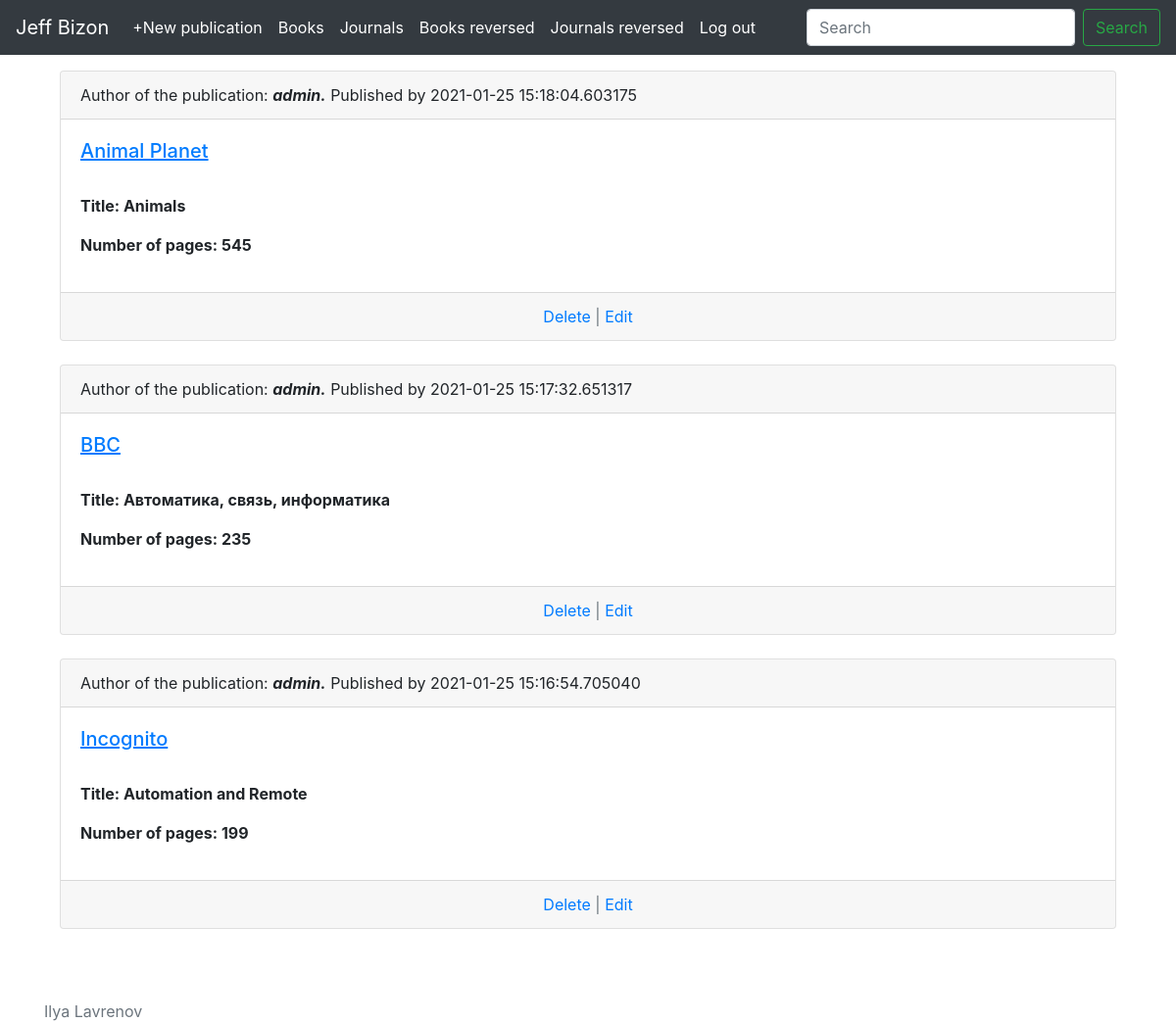
The page /journals/journals_reversed (signed in) on the database its author committed.
### app/models.py (models this page shows, shortened)
class Journal(db.Model):
    id = db.Column(db.Integer, primary_key=True)
    created = db.Column(db.DateTime, index=True, default=datetime.now)
    title = db.Column(db.String(150))
    editor = db.Column(db.String(200))
    page_amount = db.Column(db.Integer)
    user_id = db.Column(db.Integer, db.ForeignKey('user.id'))

class User(UserMixin, db.Model):
    id = db.Column(db.Integer, primary_key=True)
    username = db.Column(db.String(64), index=True, unique=True)
    first_name = db.Column(db.String(100))
    last_Name = db.Column(db.String(100))
    age = db.Column(db.Integer)
    email = db.Column(db.String(120), index=True, unique=True)
    password_hash = db.Column(db.String(128))
    books = db.relationship('Book', backref='book_owner', lazy='dynamic')
    journals = db.relationship('Journal', backref='journal_owner', lazy='dynamic')

### app/routes.py (the view)
@app.route('/journals/journals_reversed')
@login_required
def journals_reverse():
    journals = Journal.query.all()
    return render_template('journals_reversed.html', journals=journals)

### app/models.py (called while the page is built)
@login.user_loader
def load_user(id:int):
    return User.query.get(int(id))

### app/templates/journals_reversed.html (shortened to what this page needs)
{% extends 'base.html' %}
{% block content %}
    {% for journal in journals|sort(attribute='page_amount', reverse = True) %}
        <div class="card">
        <div class="card-header">
            Author of the publication: <em><strong>{{ journal.journal_owner.username }}.</strong></em> Published by {{ journal.created }}
        </div>
        <div class="card-body">
            <a href="{{ url_for('journal_detail', id=journal.id) }}"><ins><h5>{{ journal.editor }}</h5></ins></a><br>
            <strong><p>Title: {{ journal.title }}</p></strong>
            <strong><p>Number of pages: {{ journal.page_amount }}</p></strong>
        </div>
        <div class="card-footer text-muted text-center">
            <a href="{{ url_for('journal_delete', id=journal.id) }}">Delete</a> | <a href="{{ url_for('journal_update', id=journal.id) }}">Edit</a>
        </div>
        </div>
        <br>
    {% endfor %}
{% endblock %}

### rows shown on the page
Journal: journal_owner.username "admin", created "2021-01-25 15:18:04.603175", editor "Animal Planet", title "Animals", page_amount "545"
Journal: journal_owner.username "admin", created "2021-01-25 15:17:32.651317", editor "BBC", title "Автоматика, связь, информатика", page_amount "235"
Journal: journal_owner.username "admin", created "2021-01-25 15:16:54.705040", editor "Incognito", title "Automation and Remote", page_amount "199"
